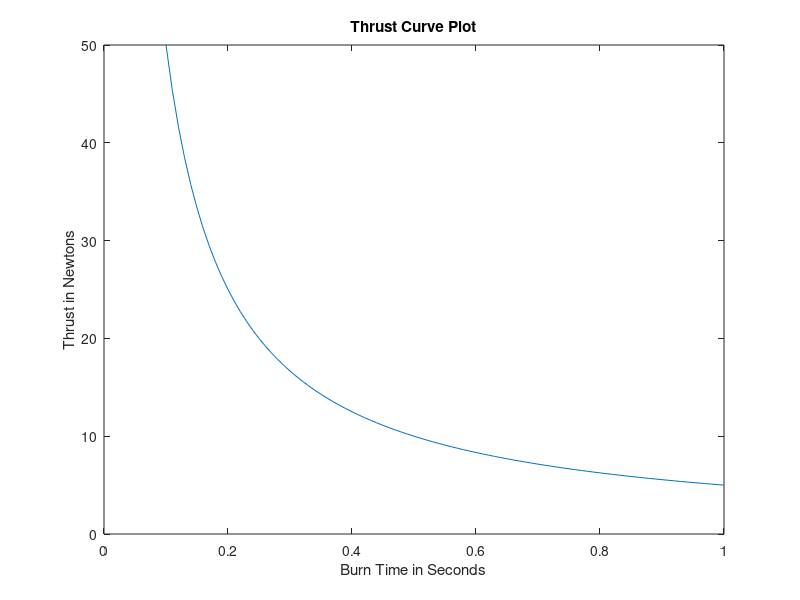

MATLAB code to generate this figure:
% Anthony Lehmenkuler
% M08480678
% Rocket Simulations
% October 21, 2019

clc;clear all;close all; clc;
%% Flight Profile
g = 9.8; % gravity m/s^2
c_d = input('Input coefficient of drag for rocket:  '); % coefficient of drag, typically .75 need to check
rho = 1.22; % air density kg/m^3
m_r = input('Input the mass of the rocket in kg:  '); % mass of rocket in kg
m_e = input('Input the mass of the loaded motor in kg:  '); % mass of loaded motor in kg
m_p = input('Input the mass of the propellant in kg:  '); % mass of propellant in kg
i_m = input('Input motor impulse in Newton Seconds:  '); % motor impulse in N*s
thrust = input('Input motor thrust in Newtons:  '); % motor thrust in N
d_in = 7.67; % cross sectional diameter in inches
r = (d_in * .0254)/2; % cross sectional radius in m
c_area = pi * r^2; % cross sectional area in m^2
m_b = m_r + m_e - (m_p/2); % boost mass in kg
m_c = m_r + m_e - m_p; % coast mass in kg
k = .5 * rho * c_d * c_area; % calc simplifier
q = sqrt((thrust - (m_b * g)) / k); % calc simplifier
x = (2 * k * q) / m_b; % calc simplifier
b_time = i_m / thrust; % burn time in sec
v_burn = q * ((1 - exp(-x * b_time)) / (1 + exp(-x * b_time))); % burn out velocity in m/s
y_b = (-m_b / (2 * k)) * log((thrust - m_b * g - k * v_burn^2) / (thrust - (m_b * g))); % altitude at burn out in m
y_c = (m_c / (2 * k)) * log((m_c * g + k * v_burn^2) / (m_c * g)); % cost distance in m
q_a = sqrt((m_c * g) / k); % calc simplifier
q_b = sqrt((g * k) / m_c); % calc simplifier
c_time = atan(v_burn / q_a) / q_b; % coasting time in sec
y_max = y_b + y_c; % max altitude in meters
y_max_ft = y_max * 3.28084; % max altitude in feet
fprintf('Max Altitude: %8.3f ft \n',y_max_ft)

%% Thrust Curve
b_time_v = 0.1:0.01:b_time; % burn time vector in sec
thrust_v = i_m ./ b_time_v; % thrust vector in N
figure(1)
plot(b_time_v , thrust_v); 
xlabel('Burn Time in Seconds')
ylabel('Thrust in Newtons')
title('Thrust Curve Plot')

%% Kinetic Energy at Landing
c_d_p = input('Input drag coefficient for parachute:  '); % drag coefficient for parachute
p_d = input('Input diameter of parachute in meters:  '); % diameter of parachute in m
p_r = (p_d / 2); % radius of parachute in m
v_d = sqrt((2 * m_c * g) / (pi * rho * c_d_p * p_r^2)); % descent velocity in m/s
k_e = .5 * m_c * v_d^2; % kinetic energy of rocket at landing in J
fprintf('Kinetic Energy of Launch Vehicle at landing: %8.3f J \n',k_e)

%% Descent Time
deploy_a = input('Input altitude for main chute deployment in feet:  '); % user input deployment altitude in ft
d_a = deploy_a * 0.3048; % altitude for main chute deploy in m
t_drogue = sqrt((2*(y_max - d_a)) / g); % time for rocket to fall before main chute deply in s
d_f = c_d_p * rho * v_d^2 * pi * p_r^2 / 2; % drag force in N
w = m_c * g; % weight of rocket in N
t_vel = v_d / g ; % time to reach terminal velocity with parachute in sec
d_t_vel = .5 * g * t_vel^2; % distance travel during acceleration to terminal in m
d_final = d_a - d_t_vel; % final distance to descend at terminal velocity in m
t_main = d_final / v_d; % time for final descent stage in sec
t_total = t_drogue + t_main; % total time for launch vehicle to descend in s
fprintf('Total Time for Launch Vehicle to descend: %8.3f sec \n',t_total)

%% Drift Distance
w0 = 0 * 1.46667; % wind speed in ft/s
w5 = 5 * 1.46667; % wind speed in ft/s
w10 = 10 * 1.46667; % wind speed in ft/s
w15 = 15 * 1.46667; % wind speed in ft/s
w20 = 20 * 1.46667; % wind speed in ft/s
d0 = t_total * w0; % drift in ft
d5 = t_total * w5; % drift in ft
d10 = t_total * w10; % drift in ft
d15 = t_total * w15; % drift in ft
d20 = t_total * w20; % drift in ft
fprintf('Expected Drift if Wind Speed is 0 mph:  %8.3f ft \n',d0)
fprintf('Expected Drift if Wind Speed is 5 mph:  %8.3f ft \n',d5)
fprintf('Expected Drift if Wind Speed is 10 mph:  %8.3f ft \n',d10)
fprintf('Expected Drift if Wind Speed is 15 mph:  %8.3f ft \n',d15)
fprintf('Expected Drift if Wind Speed is 20 mph:  %8.3f ft \n',d20)